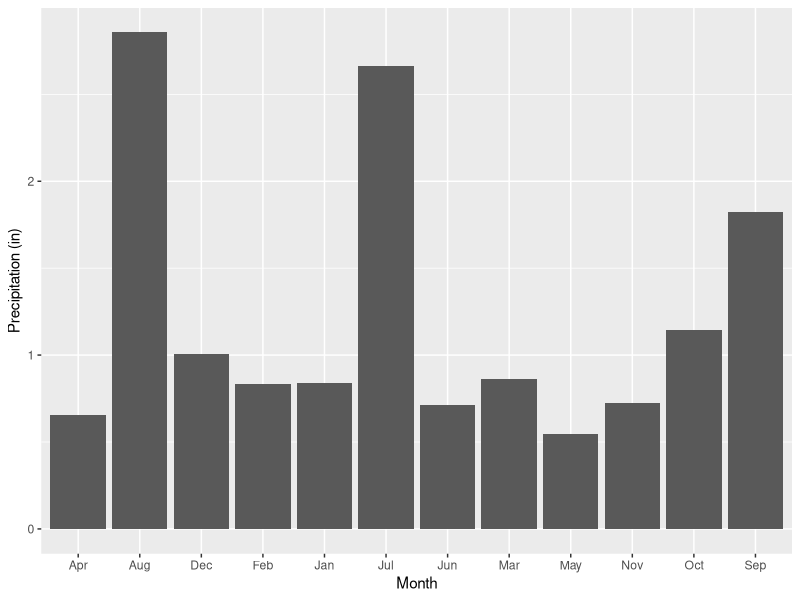
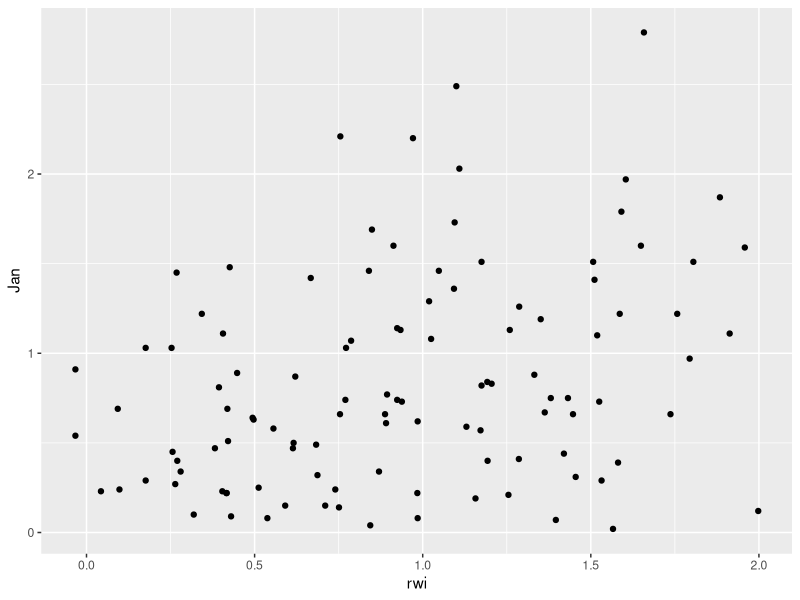
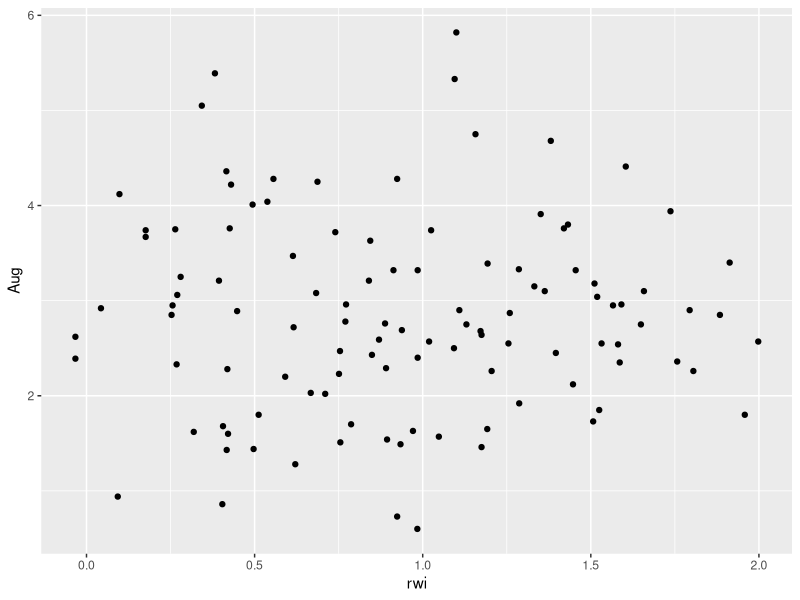

Recreate these plots in R, in order.
## ---- chunk 1
setwd("~/Documents/GEOG415/klandolt/homework2/")
library(ggplot2)
library(dplyr)
library(tidyr)
library(magrittr)
precip <- read.csv('data/precip.csv')
rwi <- read.csv('data/rwi.csv')
## ---- chunk 2
temp.data <- gather(data=precip, key=month, value=precip, -year)
temp.data$precip[temp.data$precip<0]<- NA
tidy.precip <- arrange(temp.data, year, month)
temp.data <- mutate(tidy.precip, date.str = paste(year, month, '01'))
temp.data <- mutate(temp.data, date=as.Date(date.str, '%Y %B %d'))
temp.data <- group_by(tidy.precip, month)
temp.data <- summarize(temp.data, precip=mean(precip, na.rm=TRUE))
ggplot(temp.data, aes(month, precip)) + geom_bar(stat='identity') + labs(y='Precipitation (in)', x='Month')
## ---- chunk 3

rwi.precip <- left_join(precip, rwi, by='year')
ggplot(data=rwi.precip) + geom_point(aes(x=rwi, y=Jan))
## ---- chunk 4
rwi.precip <- left_join(precip, rwi, by='year')
ggplot(data=rwi.precip) + geom_point(aes(x=rwi, y=Aug))

## ---- chunk 5
tidy.precip <- gather(data=precip, key=month, value=precip, -year) %>%
  arrange(year,month) %>%
  filter(precip >= 0)
rwi.precip <- left_join(rwi, tidy.precip,  by='year') %>% filter(year >= 1895)
cor <- rwi.precip %>% group_by(month) %>% summarise(r=cor(rwi,precip))
cor1 <- rwi.precip %>% group_by(month) %>% summarise(r=cor(rwi, precip, use='complete.obs'))
corlag <- rwi.precip %>% group_by(month) %>% summarize(r = cor(rwi, lag(precip),use='complete.obs'))
